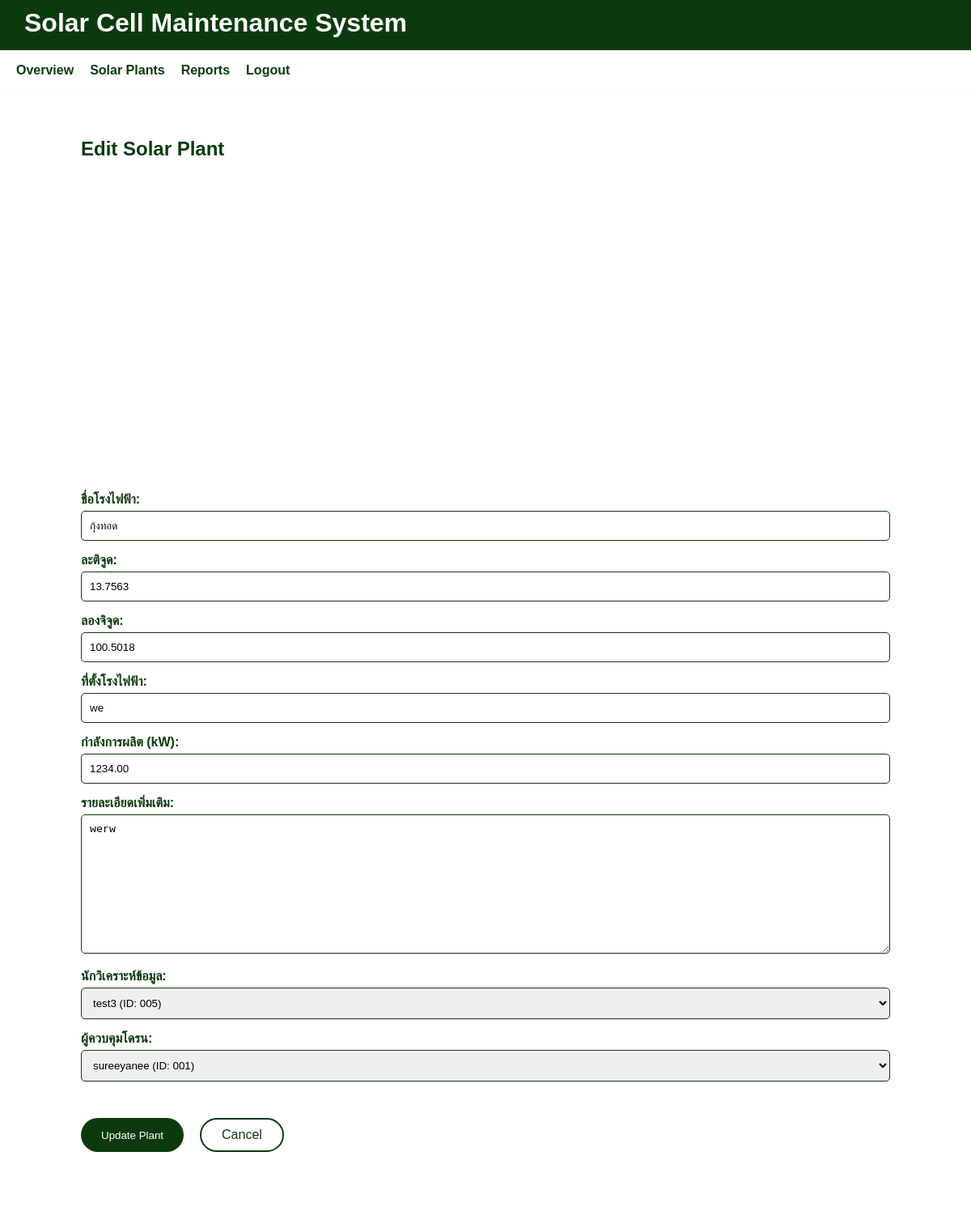
Page /plant/edit/25/ (signed in) on the committed database.
### plant/models.py (models this page shows, shortened)
class SolarPlant(models.Model):
    name = models.CharField(max_length=255, verbose_name="ชื่อโรงไฟฟ้า")
    location = models.CharField(max_length=255, verbose_name="ที่ตั้งโรงไฟฟ้า")
    latitude = models.FloatField(verbose_name="ละติจูด", null=True, blank=True)
    longitude = models.FloatField(verbose_name="ลองจิจูด", null=True, blank=True)
    owner = models.ForeignKey(
        settings.AUTH_USER_MODEL,
        on_delete=models.CASCADE,
        related_name='plants',
        verbose_name="เจ้าของโรง"
    )
    installed_capacity_kw = models.DecimalField(
        max_digits=10, decimal_places=2,
        null=True, blank=True,
        verbose_name="กำลังการผลิต (kW)"
    )
    description = models.TextField(blank=True, verbose_name="รายละเอียดเพิ่มเติม")
    created_at = models.DateTimeField(auto_now_add=True)
    data_analyst = models.ForeignKey(
        settings.AUTH_USER_MODEL,
        on_delete=models.SET_NULL,
        null=True, blank=True,
        limit_choices_to={'role': 'data_analyst'},
        related_name='assigned_analyst_plants',
        verbose_name="นักวิเคราะห์ข้อมูล"
    )
    drone_controller = models.ForeignKey(
        settings.AUTH_USER_MODEL,
        on_delete=models.SET_NULL,
        null=True, blank=True,
        limit_choices_to={'role': 'drone_controller'},
        related_name='assigned_drone_plants',
        verbose_name="ผู้ควบคุมโดรน"
    )

### plant/views.py (the view)
# urls.py: path('edit/<int:pk>/', views.edit_plant, name='edit_plant'),
@login_required
def edit_plant(request, pk):
    plant = get_object_or_404(SolarPlant, pk=pk, owner=request.user)
    if request.method == 'POST':
        form = SolarPlantForm(request.POST, instance=plant, user=request.user)
        if form.is_valid():
            form.save()
            messages.success(request, 'Plant updated successfully.')
            return redirect('plant_detail_solar', pk=plant.id)
    else:
        form = SolarPlantForm(instance=plant, user=request.user)
    return render(request, 'dashboard/edit_plant.html', {'form': form, 'plant': plant})

### plant/forms.py
class SolarPlantForm(forms.ModelForm):
    class Meta:
        model = SolarPlant
        fields = ['name', 'latitude', 'longitude', 'location', 'installed_capacity_kw', 'description', 'data_analyst', 'drone_controller']
    def __init__(self, *args, **kwargs):
        user = kwargs.pop('user', None)  # รับผู้ใช้เพื่อใช้ในการกรองสิทธิ์
        super().__init__(*args, **kwargs)
        if user:
            self.fields['data_analyst'].queryset = User.objects.filter(role='data_analyst')
            self.fields['drone_controller'].queryset = User.objects.filter(role='drone_controller')
        else:
            self.fields['data_analyst'].queryset = User.objects.none()
            self.fields['drone_controller'].queryset = User.objects.none()

### accounts/models.py (called while the page is built)
    def formatted_id(self):
        return str(self.id).zfill(3)

    def __str__(self):
        return f"{self.username} (ID: {self.formatted_id()})"

### templates/dashboard/edit_plant.html (shortened to what this page needs)
{% extends 'dash.html' %}
{% load static %}
{% block class_name %}upload-form-container{% endblock %}
{% block content %}
  <h2>Edit Solar Plant</h2>
  <form method="post" class="upload-grid-form" id="plant_form">
    <div class="form-fields">
    <div id="map" style="height: 400px; margin-bottom: 10px;"></div>
    {{ form.as_p }}
    </div>
  </form>
  <div class="button-group">
  <button type="submit" form="plant_form" class="btn-green">Update Plant</button>
  <a href="{% url 'plant_detail_solar' plant.id %}" class="btn-outline">Cancel</a>
  </div>
{% endblock %}

### static/css/style.css (style rules this page uses)
body.dash { display: block; height: 100%; color: #fff; font-family: 'Arial', sans-serif; background-image: url('https://www.theglobaleconomics.com/wp-content/uploads/2020/08/aerial-top-view-of-a-solar-panels-power-plant.jpg'); background-size: cover; background-repeat: no-repeat; background-position: center; display: block; margin: 0; padding: 0; color: #fff; }
.dash h2 { color: rgb(11, 59, 13); margin: 0; }
.dash p { color: rgb(11, 59, 13); margin: 0; }
.upload-grid-form { display: flex; justify-content: space-between; gap: 40px; flex-wrap: wrap; }
.upload-grid-form .form-fields { flex: 1; min-width: 300px; }
.upload-grid-form .form-fields label { font-weight: bold; display: block; margin-bottom: 5px; color: #0b3b0d; }
.upload-grid-form .form-fields input, .upload-grid-form .form-fields select, .upload-grid-form .form-fields textarea { width: 100%; padding: 10px; margin-bottom: 15px; border: 1px solid #0b3b0d; border-radius: 5px; box-sizing: border-box; }
.button-group { text-decoration: none; margin-top: 30px; display: flex; justify-content: flex-start; gap: 20px; }
.btn-outline { padding: 10px 25px; border-radius: 25px; background: #fff; color: #0b3b0d; border: 2px solid #0b3b0d; text-decoration: none; }
.btn-green { text-decoration: none; padding: 10px 25px; border-radius: 25px; background: #0b3b0d; color: white; border: none; cursor: pointer; }

### rows in the picture
SolarPlant: name "กุ้งทอด", latitude "13.7563", longitude "100.5018", location "we", installed_capacity_kw "1234.00", description "werw", data_analyst "test3 (ID: 005)", drone_controller "sureeyanee (ID: 001)"
